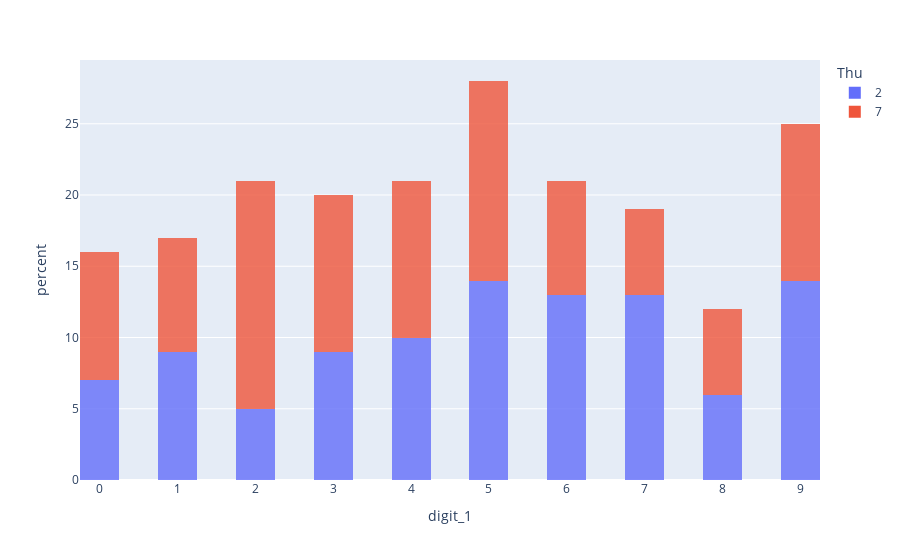
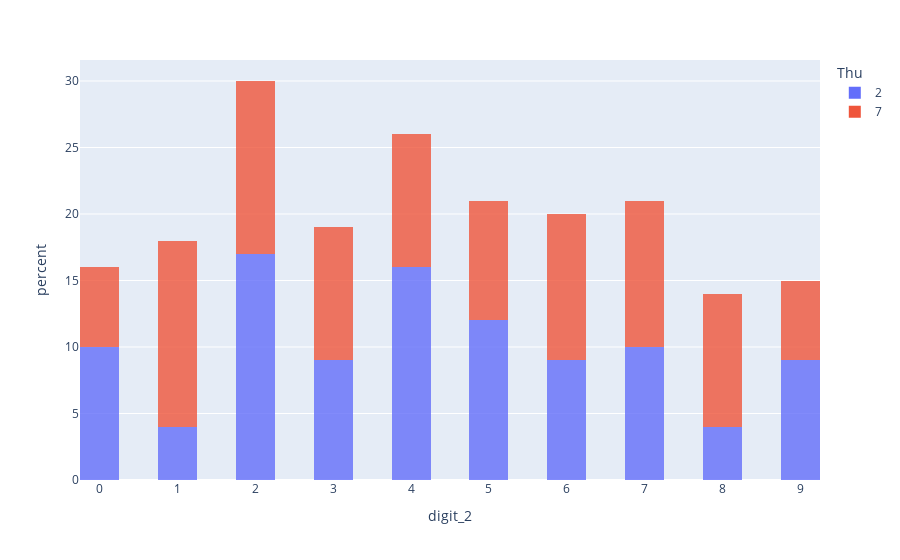

Notebook code for these charts, in order:
### Markdown cell above
Distribution with respect to Day of Week

### Code cell
for i in range(num_of_digits):
    fig = px.histogram(data_frame=df_digit, x=f'digit_{i+1}', color='Thu',
                       nbins=20,
                       histnorm='percent',
                       opacity=0.8,
                       )
    fig.show()

### Figure 1 — Plotly figure (JSON) as saved in the notebook; plotly's stock layout.template omitted (floating-point values rounded to 4 significant figures)
{"data": [{"alignmentgroup": "True", "bingroup": "x", "histnorm": "percent", "hovertemplate": "Thu=2<br>digit_1=%{x}<br>percent=%{y}<extra></extra>", "legendgroup": "2", "marker": {"color": "#636efa", "opacity": 0.8, "pattern": {"shape": ""}}, "name": "2", "nbinsx": 20, "offsetgroup": "2", "orientation": "v", "showlegend": true, "type": "histogram", "x": [9, 9, 1, 9, 1, 7, 6, 5, 8, 5, 0, 3, 0, 0, 9, 1, 4, 3, 4, 6, 5, 7, 9, 8, 7, 1, 2, 5, 7, 0, 1, 7, 3, 5, 4, 9, 7, 4, 7, 5, 7, 9, 5, 5, 8, 3, 6, 7, 9, 7, 3, 5, 6, 3, 4, 9, 0, 6, 7, 0, 1, 4, 6, 9, 6, 6, 7, 9, 9, 3, 9, 0, 3, 4, 1, 4, 2, 5, 6, 6, 4, 8, 4, 5, 3, 2, 5, 2, 8, 6, 1, 5, 9, 6, 6, 1, 2, 5, 7, 8], "xaxis": "x", "yaxis": "y"}, {"alignmentgroup": "True", "bingroup": "x", "histnorm": "percent", "hovertemplate": "Thu=7<br>digit_1=%{x}<br>percent=%{y}<extra></extra>", "legendgroup": "7", "marker": {"color": "#EF553B", "opacity": 0.8, "pattern": {"shape": ""}}, "name": "7", "nbinsx": 20, "offsetgroup": "7", "orientation": "v", "showlegend": true, "type": "histogram", "x": [4, 9, 7, 9, 5, 3, 3, 5, 3, 7, 4, 5, 6, 0, 5, 4, 1, 2, 4, 5, 0, 4, 6, 4, 5, 1, 9, 0, 0, 8, 9, 9, 2, 6, 2, 1, 2, 0, 2, 6, 3, 7, 4, 4, 1, 2, 2, 0, 8, 9, 9, 8, 3, 1, 4, 2, 3, 3, 3, 8, 2, 2, 2, 9, 5, 5, 5, 4, 2, 1, 6, 9, 0, 5, 0, 2, 9, 9, 2, 6, 0, 5, 4, 3, 5, 7, 3, 8, 7, 1, 8, 6, 7, 6, 5, 2, 2, 3, 1, 5], "xaxis": "x", "yaxis": "y"}], "layout": {"barmode": "relative", "legend": {"title": {"text": "Thu"}, "tracegroupgap": 0}, "margin": {"t": 60}, "xaxis": {"anchor": "y", "domain": [0, 1], "title": {"text": "digit_1"}}, "yaxis": {"anchor": "x", "domain": [0, 1], "title": {"text": "percent"}}}}

### Figure 2 — Plotly figure (JSON) as saved in the notebook; plotly's stock layout.template omitted (floating-point values rounded to 4 significant figures)
{"data": [{"alignmentgroup": "True", "bingroup": "x", "histnorm": "percent", "hovertemplate": "Thu=2<br>digit_2=%{x}<br>percent=%{y}<extra></extra>", "legendgroup": "2", "marker": {"color": "#636efa", "opacity": 0.8, "pattern": {"shape": ""}}, "name": "2", "nbinsx": 20, "offsetgroup": "2", "orientation": "v", "showlegend": true, "type": "histogram", "x": [6, 0, 7, 0, 8, 5, 9, 9, 0, 3, 9, 3, 2, 3, 4, 4, 2, 2, 6, 7, 5, 4, 9, 3, 0, 2, 8, 2, 5, 6, 0, 2, 2, 8, 5, 1, 9, 4, 0, 4, 3, 4, 2, 4, 5, 2, 4, 9, 2, 5, 5, 2, 0, 4, 2, 2, 9, 6, 5, 2, 2, 7, 5, 4, 7, 1, 7, 6, 3, 1, 3, 4, 1, 7, 4, 4, 4, 4, 9, 6, 0, 8, 2, 7, 5, 6, 7, 7, 9, 7, 6, 0, 6, 3, 4, 5, 5, 2, 3, 0], "xaxis": "x", "yaxis": "y"}, {"alignmentgroup": "True", "bingroup": "x", "histnorm": "percent", "hovertemplate": "Thu=7<br>digit_2=%{x}<br>percent=%{y}<extra></extra>", "legendgroup": "7", "marker": {"color": "#EF553B", "opacity": 0.8, "pattern": {"shape": ""}}, "name": "7", "nbinsx": 20, "offsetgroup": "7", "orientation": "v", "showlegend": true, "type": "histogram", "x": [1, 4, 6, 8, 8, 1, 5, 7, 7, 3, 9, 2, 5, 1, 2, 2, 1, 3, 7, 1, 6, 3, 0, 6, 0, 4, 6, 3, 7, 9, 2, 3, 8, 6, 4, 4, 7, 3, 5, 8, 0, 8, 5, 1, 3, 6, 7, 7, 8, 0, 8, 7, 5, 1, 5, 4, 7, 2, 6, 3, 2, 6, 4, 8, 8, 2, 7, 9, 1, 4, 4, 2, 0, 9, 1, 2, 1, 2, 6, 8, 4, 1, 7, 1, 3, 9, 2, 6, 2, 1, 5, 1, 2, 5, 5, 9, 6, 3, 4, 0], "xaxis": "x", "yaxis": "y"}], "layout": {"barmode": "relative", "legend": {"title": {"text": "Thu"}, "tracegroupgap": 0}, "margin": {"t": 60}, "xaxis": {"anchor": "y", "domain": [0, 1], "title": {"text": "digit_2"}}, "yaxis": {"anchor": "x", "domain": [0, 1], "title": {"text": "percent"}}}}
